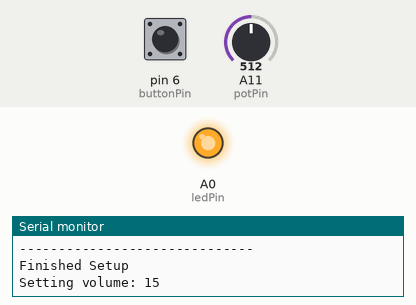
This sketch was run on a simulated Arduino Mega 2560, built with avr-gcc and run on an emulated ATmega2560. Parts: output pins drawn as LEDs (lit = HIGH), the last lines printed to the serial monitor. The inputs (shaded band) are chosen by the test bench; at power-on: A11 (potPin) = 512, pin 6 (buttonPin) LOW.

Above: at 5.4 s.
5.5 s: A11 (potPin) set to 502
At 6.7 s:
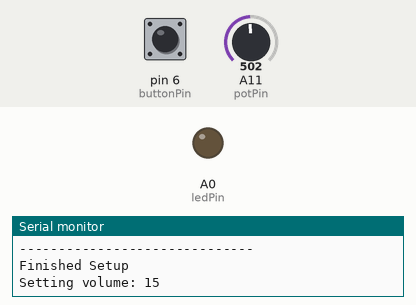
7.0 s: A11 (potPin) set to 716
At 7.8 s:
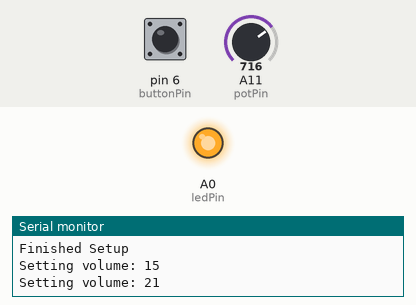
Timing chart, 0 to 10.0 s (numbered marks = the images above; inputs shaded):
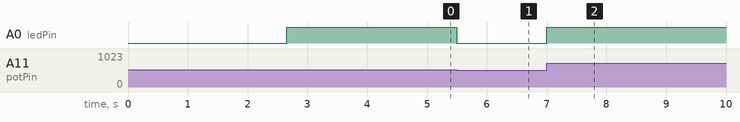

The sketch:

Grove_MP3_Test.ino
```cpp
/* ===============================================================================
      Project: Grove Serial MP3 Player overview
       Author: Scott C
      Created: 9th March 2015
  Arduino IDE: 1.6.0
      Website: http://arduinobasics.blogspot.com/p/arduino-basics-projects-page.html

  Description: The following Arduino sketch will allow you to control a Grove Serial MP3 player
               with a Grove Sliding Potentiometer (volume), a Grove button (next song),
               and a Grove Switch (on/off). It will also show you how to retrieve some useful information from the player.
               Some functions are not used in this sketch,but have been included for your benefit.

               Additional features and functionality can be found on the WT5001 voice chip datasheet
               which I retrieved from here: http://goo.gl/ai6oQ9

               The Seeedstudio wiki was a very useful resource for getting started with the various Grove modules:
               http://goo.gl/xOiSCl
=============================================================================== */

//#include <SoftwareSerial.h>
//SoftwareSerial mp3(2, 3);      // The Grove MP3 Player is connected to Arduino digital Pin 2 and 3 (Serial communication)
//SoftwareSerial mp3(2, 3);        // The Grove MP3 Player is connected to Arduino digital Pin 2 and 3 (Serial communication)
HardwareSerial &mp3 = Serial3;

int potPin = A11;               // The Sliding Potentiometer is connected to AnalogPin 0
int potVal = 0;                // This is used to hold the value of the Sliding Potentiometer
byte mp3Vol = 0;               // mp3Vol is used to calculate the Current volume of the Grove MP3 player
byte oldVol = 0;               // oldVol is used to remember the previous volume level
int ledPin = A0;               // The Grove sliding potentiometer has an onboard LED attached to Analog pin 1.

int switchPin = 12;             // The Grove Switch(P) is connected to digital Pin 12
int switchStatus = 0;           // This is used to hold the status of the switch
int switchChangeStatus = 0;     // Used to identify when the switch status has changed

int buttonPin = 6;              // The Grove Button is connected to digital pin 5
int buttonStatus = 0;           // This is used to hold the status of the button


void setup(){
  Serial.begin(57600);
  Serial.println("setup begin");

  //Initialise the Grove MP3 Module
  delay(2500);
  mp3.begin(9600);

  // initialize the pushbutton and switch pin as an input:
  pinMode(buttonPin, INPUT);
  pinMode(switchPin, INPUT);

  // set ledPin on the sliding potentiometer to OUTPUT
  pinMode(ledPin, OUTPUT);

  setPlayMode(0x00);
  playSong(00,01);

  //You can view the following demostration output in the Serial Monitor
  demonstrate_GET_FUNCTIONS();
  Serial.println("Finished Setup");
}


void loop(){
  //switchStatus = digitalRead(switchPin);
  //if(switchStatus==HIGH){
//    if(switchChangeStatus==LOW){             // When Arduino detects a change in the switchStatus (from LOW to HIGH) - play song
//      setPlayMode(0x02);                     // Automatically cycle to the next song when the current song ends
//      playSong(00,01);                       // Play the 1st song when you switch it on
//      switchChangeStatus=HIGH;
//    }

    potVal = analogRead(potPin);                      // Analog read values from the sliding potentiometer range from 0 to 1023
    analogWrite(ledPin, potVal/4);                    // Analog write values range from 0 to 255, and will turn LED ON once potentiometer reaches about half way (or more).
    mp3Vol = map(potVal, 0, 1023, 0,31);              // Convert the potentometer reading (0 - 1023) to fit within the MP3 player's Volume range (0 - 31)
    if((mp3Vol>(oldVol+1))|(mp3Vol<(oldVol-1))){      // Only make a change to the Volume on the Grove MP3 player when the potentiometer value changes
      oldVol = mp3Vol;
      setVolume(mp3Vol);
      delay(10);                               // This delay is necessary with Serial communication to MP3 player
    }

    buttonStatus = digitalRead(buttonPin);
    if(buttonStatus==HIGH){                    // When a button press is detected - play the next song
      playNextSong();
      delay(200);                              // This delay aims to prevent a "skipped" song due to slow button presses - can modify to suit.
    }
  //} else {
  //  if(switchChangeStatus==HIGH){              // When switchStatus changes from HIGH to LOW - stop Song.
  //    stopSong();
  //    switchChangeStatus=LOW;
  //  }
  //}
}


// demonstrate_GET_FUNCTIONS  will show you how to retrieve some useful information from the Grove MP3 Player (using the Serial Monitor).
void demonstrate_GET_FUNCTIONS(){
        Serial.print("Volume: ");
        Serial.println(getVolume());
        Serial.print("Playing State: ");
        Serial.println(getPlayingState());
        Serial.print("# of Files in SD Card:");
        Serial.println(getNumberOfFiles());
        Serial.println("------------------------------");
}


// writeToMP3: is a generic function that aims to simplify all of the methods that control the Grove MP3 Player

void writeToMP3(byte MsgLEN, byte A, byte B, byte C, byte D, byte E, byte F){
  byte codeMsg[] = {MsgLEN, A,B,C,D,E,F};
  mp3.write(0x7E);                        //Start Code for every command = 0x7E
  for(byte i = 0; i<MsgLEN+1; i++){
    mp3.write(codeMsg[i]);                //Send the rest of the command to the GROVE MP3 player
  }
}


/* The Following functions control the Grove MP3 Player : see datasheet for additional functions--------------------------------------------*/

void setPlayMode(byte playMode){
  /* playMode options:
        0x00 = Single song - played only once ie. not repeated.  (default)
        0x01 = Single song - cycled ie. repeats over and over.
        0x02 = All songs - cycled
        0x03 = play songs randomly                                           */

  writeToMP3(0x03, 0xA9, playMode, 0x7E, 0x00, 0x00, 0x00);
}


void playSong(byte songHbyte, byte songLbyte){                              // Plays the selected song
  writeToMP3(0x04, 0xA0, songHbyte, songLbyte, 0x7E, 0x00, 0x00);
  Serial.println("Playing song.");
}


void pauseSong(){                                                           // Pauses the current song
  writeToMP3(0x02, 0xA3, 0x7E, 0x00, 0x00, 0x00, 0x00);
  Serial.println("Pausing song.");
}


void stopSong(){                                                            // Stops the current song
  writeToMP3(0x02, 0xA4, 0x7E, 0x00, 0x00, 0x00, 0x00);
  Serial.println("Stopping song.");
}


void playNextSong(){                                                        // Play the next song
  writeToMP3(0x02, 0xA5, 0x7E, 0x00, 0x00, 0x00, 0x00);
  Serial.println("Playing next song.");
}


void playPreviousSong(){                                                    // Play the previous song
  writeToMP3(0x02, 0xA6, 0x7E, 0x00, 0x00, 0x00, 0x00);
  Serial.println("Playing previous song.");
}


void addSongToPlayList(byte songHbyte, byte songLbyte){
  //Repeat this function for every song you wish to stack onto the playlist (max = 10 songs)
  writeToMP3(0x04, 0xA8, songHbyte, songLbyte, 0x7E, 0x00, 0x00);
}


void setVolume(byte Volume){                                                // Set the volume
  byte tempVol = constrain(Volume, 0, 31);
  //Volume range = 00 (muted) to 31 (max volume)
  writeToMP3(0x03, 0xA7, tempVol, 0x7E, 0x00, 0x00, 0x00);
  Serial.print("Setting volume: ");
  Serial.println(Volume);
}


/* The following functions retrieve information from the Grove MP3 player : see data sheet for additional functions--------------*/

// getData: is a generic function to simplifly the other functions for retieving information from the Grove Serial MP3 player
byte getData(byte queryVal, int dataPosition){
  byte returnVal = 0x00;
  writeToMP3(0x02, queryVal, 0x7E, 0x00, 0x00, 0x00, 0x00);
  delay(50);
  for(int x = 0; x<dataPosition; x++){
    if(mp3.available()){
      returnVal = mp3.read();
      delay(50);
    }
  }
  return(returnVal);
}

byte getVolume(){                                              //Get the volume of the Grove Serial MP3 player
  //returns value from 0 - 31
  return(getData(0xC1, 4));
}

byte getPlayingState(){                                        //Get the playing state : Play / Stopped / Paused
  //returns 1: Play,   2: Stop,   3:Paused
  return(getData(0xC2, 2));
}


byte getNumberOfFiles(){                                      //Find out how many songs are on the SD card
  //returns the number of MP3 files on SD card
  return(getData(0xC4, 3));
}
```

Measured:
- the behaviour switches between 512 and 511 on A11 (potPin) (found by bisection; images 0 and 1)
- after the input at 5.5 s, A0 (ledPin): HIGH → LOW at once
- after the input at 7.0 s, A0 (ledPin): LOW → HIGH at once
